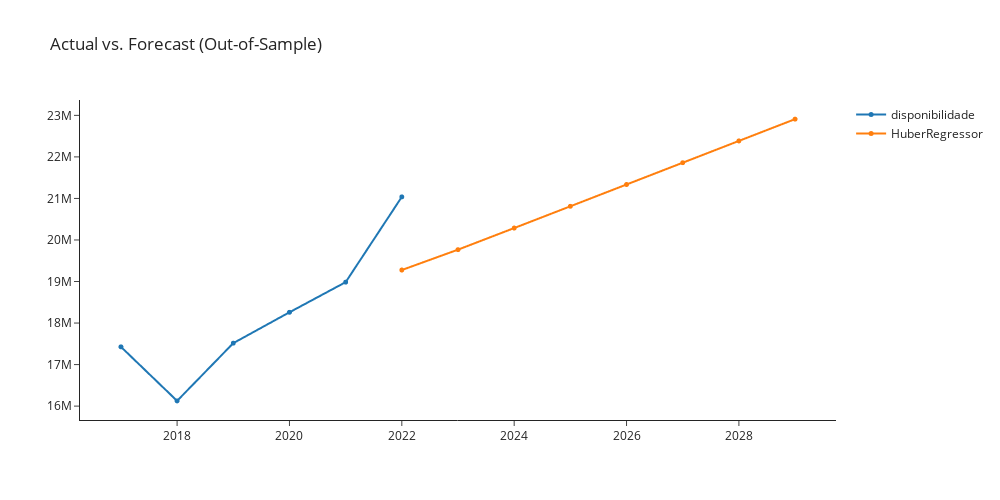

This figure's notebook cell:
### Markdown cell above
## ARIMA model

The ARIMA model is a model based on the Autoregression moving average (ARMA), 
but since the ARMA model is only a model for stationary time series, it is implemented as an ARIMA model including normalizing the abnormal data.

### Code cell
huber_cds_dt = exp.create_model('huber_cds_dt')
exp.plot_model(plot = 'decomp',
               data_kwargs = {'type' : 'multiplicative'},
               fig_kwargs = {"height":500,"width":1000,"template": "simple_white","hoverinfo":"none","big_data_threshold":10})
exp.plot_model(estimator = huber_cds_dt, plot = 'forecast', 
               data_kwargs = {'fh' : 8},
               fig_kwargs = {"height":500,"width":1000,"template": "simple_white","hoverinfo":"none","big_data_threshold":10})

### Figure 1 — Plotly figure (JSON) as saved in the notebook; plotly's stock layout.template omitted (floating-point values rounded to 4 significant figures)
{"data": [{"hoverinfo": "none", "line": {"width": 2}, "marker": {"size": 5}, "mode": "lines+markers", "name": "disponibilidade", "type": "scattergl", "x": [2017, 2018, 2019, 2020, 2021, 2022, 2023, 2024, 2025, 2026, 2027, 2028, 2029], "xaxis": "x", "y": [17427206, 16126368, 17515920, 18258981, 18984300, 21037669, null, null, null, null, null, null, null], "yaxis": "y"}, {"hoverinfo": "none", "line": {"width": 2}, "marker": {"size": 5}, "mode": "lines+markers", "name": "HuberRegressor", "type": "scattergl", "x": [2017, 2018, 2019, 2020, 2021, 2022, 2023, 2024, 2025, 2026, 2027, 2028, 2029], "xaxis": "x", "y": [null, null, null, null, null, 19280000.0, 19770000.0, 20290000.0, 20810000.0, 21340000.0, 21860000.0, 22380000.0, 22910000.0], "yaxis": "y"}], "layout": {"autosize": false, "height": 500, "showlegend": true, "title": {"text": "Actual vs. Forecast (Out-of-Sample)"}, "width": 1000, "xaxis": {"anchor": "y", "domain": [0, 1]}, "yaxis": {"anchor": "x", "domain": [0, 1]}}}
